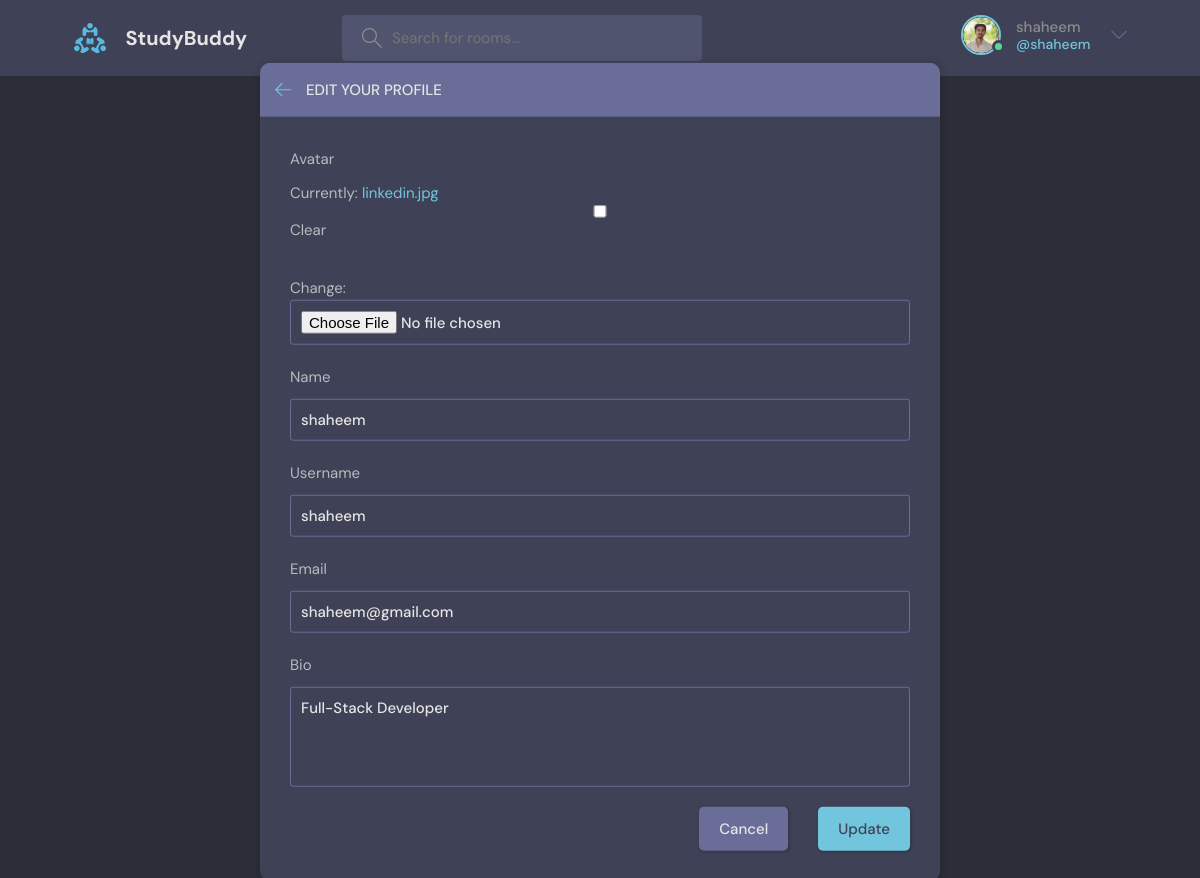
The page /update-user/ (signed in) on the database its author committed.
### base/models.py (models this page shows, shortened)
class User(AbstractUser):
    name = models.CharField(max_length=200, null=True,blank=True)
    email = models.EmailField(unique=True, null=True,blank=True)
    bio = models.TextField(null=True,blank=True)
    avatar = models.ImageField(null=True,blank=True,default='avatar.svg')
    USERNAME_FIELD = 'email'
    REQUIRED_FIELDS = ['username']

### base/views.py (the view)
# urls.py: path('update-user/', views.updateUser, name="update-user"),
def updateUser(request):
    user = request.user
    form = UserForm(instance=user)
    if request.method == 'POST':
        form = UserForm(request.POST,request.FILES,instance=user)
        if form.is_valid():
            form.save()
            return redirect('user-profile',pk=user.id)
    return render(request,'base/update-user.html',{'form':form})

### base/forms.py
class UserForm(ModelForm):
    class Meta:
        model = User
        fields = ['avatar','name','username','email','bio']

### base/templates/base/update-user.html (shortened to what this page needs)
{% extends "main.html" %}
{% block content %}
    <main class="update-account layout">
        <div class="container">
            <div class="layout__box">
                <div class="layout__boxHeader">
                    <div class="layout__boxTitle">
                        <a href="{% url 'home' %}">
                            <svg version="1.1" xmlns="http://www.w3.org/2000/svg" width="32" height="32"
                                viewBox="0 0 32 32">
                                <title>arrow-left</title>
                                <path
                                    d="M13.723 2.286l-13.723 13.714 13.719 13.714 1.616-1.611-10.96-10.96h27.625v-2.286h-27.625l10.965-10.965-1.616-1.607z">
                                </path>
                            </svg>
                        </a>
                        <h3>Edit your profile</h3>
                    </div>
                </div>
                <div class="layout__body">
                    <form class="form" action="" method='POST' enctype="multipart/form-data">
                       {% for field in form %}
                       <div class="form__group">
                        <label for="profile_pic">{{field.label}}</label>
                        {{field}}
                       </div>
                       {% endfor %}
                        <div class="form__action">
                            <a class="btn btn--dark" href="index.html">Cancel</a>
                            <button class="btn btn--main" type="submit">Update</button>
                        </div>
                    </form>
                </div>
            </div>
        </div>
    </main>
 {% endblock %}

### templates/navbar.html (shortened to what this page needs)
{% load static %}
<header class="header header--loggedIn">
    <div class="container">
      <a href="{% url 'home' %}" class="header__logo">
        <img src="{% static 'images/logo.svg' %}" />
        <h1>StudyBuddy</h1>
      </a>
      <form class="header__search" method="GET" action="{% url 'home' %}">
        <label>
          <input name="q" placeholder="Search for rooms..." />
        </label>
      </form>
      <nav class="header__menu">
        {% if request.user.is_authenticated %}
        <div class="header__user">
          <a href="{% url 'user-profile' request.user.id %}">
            <div class="avatar avatar--medium active">
              <img src="{{request.user.avatar.url}}" />
            </div>
            <p>{{request.user.username}}<span>@{{request.user.username}}</span></p>
          </a>
          <button class="dropdown-button">
            <svg version="1.1" xmlns="http://www.w3.org/2000/svg" width="32" height="32" viewBox="0 0 32 32">
              <title>chevron-down</title>
              <path d="M16 21l-13-13h-3l16 16 16-16h-3l-13 13z"></path>
            </svg>
          </button>
        </div>
           {% else %}
        <a href="{% url 'login' %}">
          <img src="{% static 'images/avatar.svg' %}" />
          <p>Login</p>
        </a>
        {% endif %}
      </nav>
    </div>
  </header>

### rows shown on the page
User: user.avatar (picture), user.username "shaheem", form "shaheem" "shaheem" "shaheem@gmail.com" "Full-Stack Developer"

### other values the page prints
{{ field.label }} "Avatar" "Name" "Username" "Email" "Bio"
